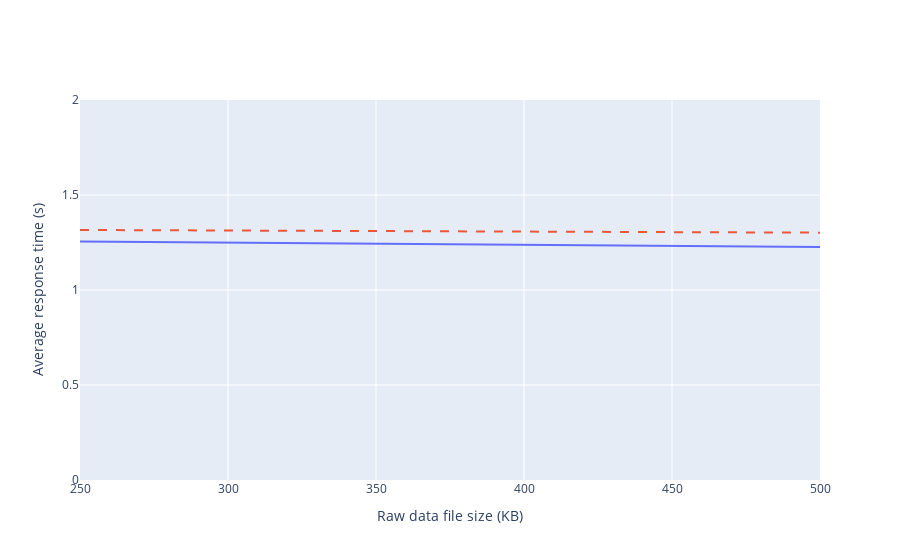

The notebook cell this image was saved under:
### Markdown cell above
### Average times when executing tx 'AddAcquisition'

### Code cell
# 3 Orgs net data
threeOrgs = [1.2557, 1.2265]
# 5 Orgs net data
fiveOrgs = [1.3159, 1.3018]

avgAcquisition(500, threeOrgs, fiveOrgs)

### Figure 1 — Plotly figure (JSON) as saved in the notebook; plotly's stock layout.template omitted (floating-point values rounded to 4 significant figures)
{"data": [{"mode": "lines", "name": "3 Orgs net", "type": "scatter", "x": [250, 500], "y": [1.256, 1.226]}, {"line": {"dash": "dash"}, "mode": "lines", "name": "5 Orgs net", "type": "scatter", "x": [250, 500], "y": [1.316, 1.302]}], "layout": {"barmode": "group", "showlegend": false, "xaxis": {"range": [250, 500], "title": {"text": "Raw data file size (KB)"}, "zeroline": false}, "yaxis": {"range": [0, 2], "title": {"text": "Average response time (s)"}, "zeroline": false}}}
